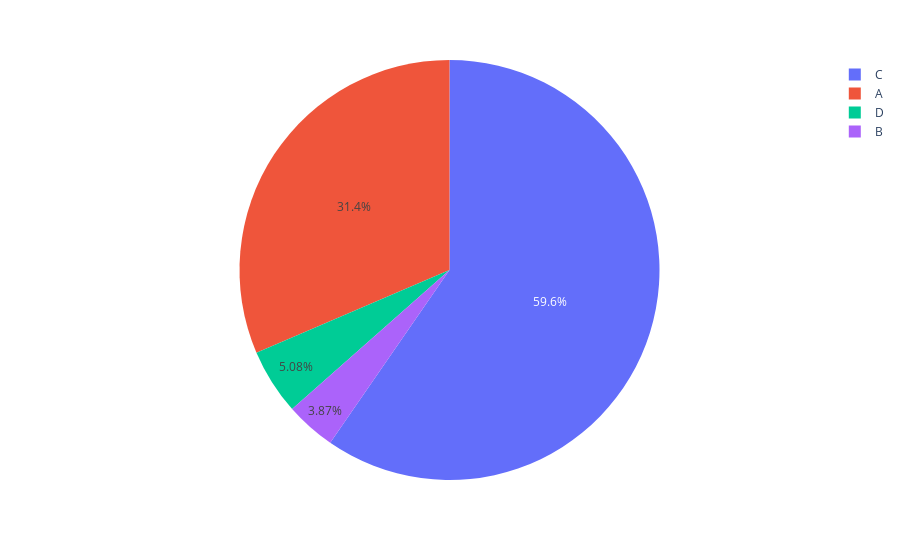

The code cell stored with this chart in its notebook:
### Code cell
r = use_test_case('text_cat').explore(refresh_cache=True)
r.plot_distinct_values()

### Figure 1 — Plotly figure (JSON) as saved in the notebook; plotly's stock layout.template omitted (floating-point values rounded to 4 significant figures)
{"data": [{"domain": {"x": [0, 1], "y": [0, 1]}, "hoverlabel": {"namelength": 0}, "hovertemplate": "value=%{label}<br>count=%{value}", "labels": ["C", "A", "D", "B"], "legendgroup": "", "name": "", "showlegend": true, "type": "pie", "values": [493, 260, 42, 32]}], "layout": {"legend": {"tracegroupgap": 0}, "margin": {"t": 60}}}
